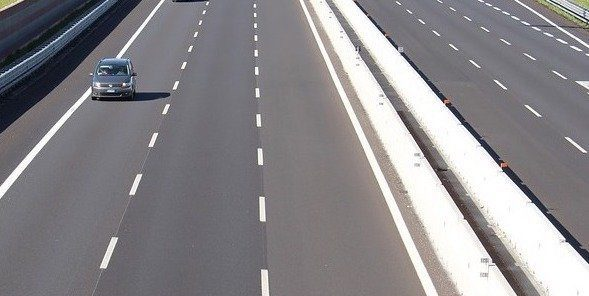
#> input picture hafta6_odev2/yol.jpg, 589 x 296 px
$ python main.py   (older library calls are emulated)
#> lines starting #> are read from the running program, lines starting #| are printed output that depends on the picture
import cv2
import numpy as np

resim = cv2.imread("yol.jpg")
#> resim is the input picture: shape (296, 589, 3); mean B, G, R 137.9, 134.5, 136.9
gray = cv2.cvtColor(resim, cv2.COLOR_BGR2GRAY)
kenarlar = cv2.Canny(gray, 100, 200)
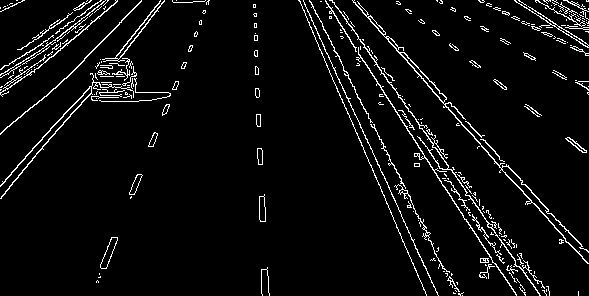
#> kenarlar: shape (296, 589); 5% white in thin lines or dots

h, w = kenarlar.shape
#> h = 296; w = 589
max_rho = int(np.sqrt(h**2 + w**2))
#> max_rho = 659
thetas = np.deg2rad(np.arange(0, 180))

cos_t = np.cos(thetas)
sin_t = np.sin(thetas)

oylama_islemi = np.zeros((2 * max_rho + 1, len(thetas)), dtype=np.uint32)
y_idx, x_idx = np.nonzero(kenarlar)
#> y_idx = 8774 values from 0 to 295; x_idx = 8774 values, max 588 at index 65, min 0 at index 438, mean 325.6

for i in range(len(x_idx)):
    x, y = x_idx[i], y_idx[i]
    for t in range(len(thetas)):
        rho = int(round(x * cos_t[t] + y * sin_t[t]))
        oylama_islemi[rho + max_rho, t] += 1
#> this loop made 8774 passes
#> x on passes 1 to 3: 16, 17, 22
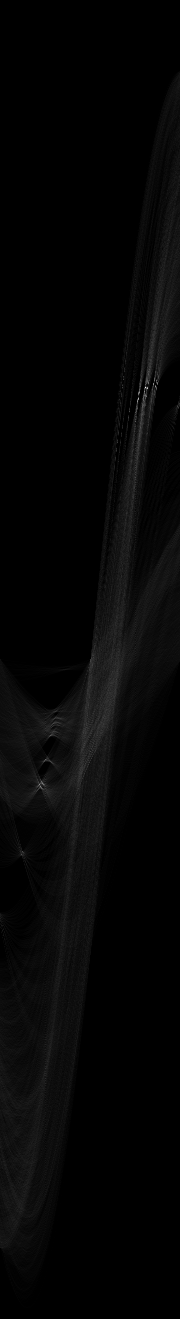
#> oylama_islemi: shape (1319, 180) uint32; min 0, max 296, mean 6.7; drawn with min black and max white

#> (the run stopped early here; a loop or call above may not have finished)
